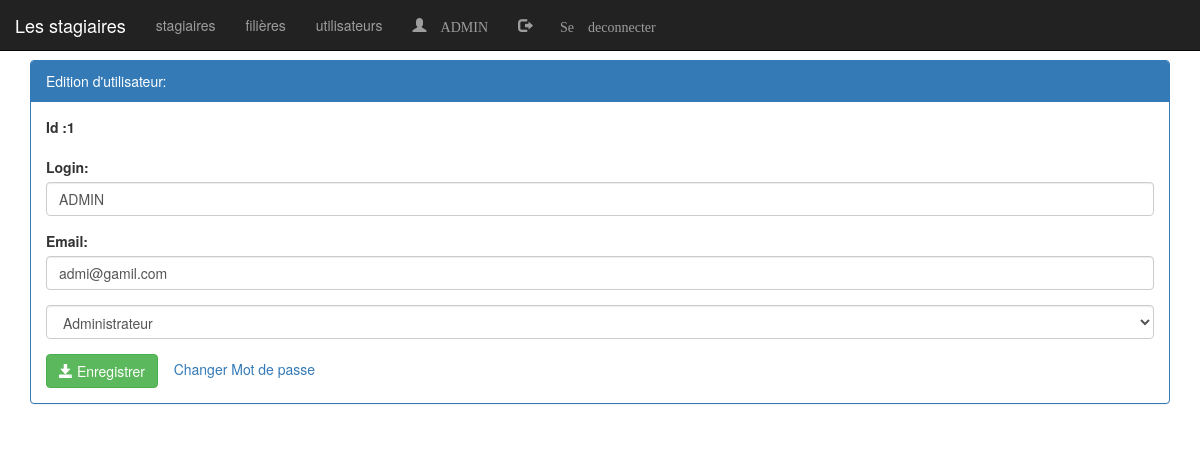
/pages/editerUtilisateur.php?idU=1 (signed in), run on the app's committed database.
### tables this page shows
create table utilisateur(
    idUser int(4) auto_increment primary key,
    login varchar(50),
    email varchar(255),
    role varchar(50),
    etat int(1),
    pwd varchar(255)
);

### pages/editerUtilisateur.php (the view, shortened to what this page needs)
<?php
require_once("connexiondb.php");
try {
    if (isset($_SESSION['user'])) {
        $idU = isset($_GET['idU']) ? $_GET['idU'] : 0;
        $requetUser = "SELECT * FROM utilisateur WHERE idUser=$idU";
        $resulatUser = $pdo->query($requetUser);
        $user = $resulatUser->fetch();
        $login = $user['login'];
        $email = $user['email'];
        $role = strtoupper($user['role']);
    } else {
        header('location:login.php');
    }
} catch (Exception $e) {
    echo $e->getMessage();
}
?>
<!DOCTYPE html>
<html lang="en">
<head>
    <link rel="stylesheet" type="text/css" href="../css/bootstrap.min.css">
    <link rel="stylesheet" type="text/css" href="../css/monstyle.css">
</head>
<body>
    <?php
    include("menu.php");
    ?>
    <div class="container">
        <div class="panel panel-primary   marginTop">
            <div class="panel-heading">
                Edition d'utilisateur:
            </div>
            <div class="panel-body">
                <form action="updateUser.php" method="post" class="form">
                    <div class="form-group">
                        <label for="idU"> Id :<?php echo $idU; ?></label>
                    </div>
                    <div class="form-group">
                        <label for="login"> Login:</label>
                        <input id="login" type="text" name="login" placeholder="Login" value="<?php echo $login ?>" class="form-control">
                    </div>
                    <div class="form-group">
                        <label for="email">Email:</label>
                        <input id="email" type="email" name="email" placeholder="Email" value="<?php echo $email ?>" class="form-control">
                    </div>
                    <div class="form-group">
                        <select name="role" class="form-control">
                            <option value="ADMIN" <?php if ($role === "ADMIN") echo 'selected' ?>>Administrateur</option>
                        </select>
                    </div>
                    <button type="submit" class="btn btn-success">
                        <span class="glyphicon glyphicon-save"></span> Enregistrer</button>
                        <a href="modifierPassword.php?idU=<?php echo $idU ?>">Changer Mot de passe</a>
                </form>
            </div>
        </div>
    </div>
</body>
</html>

### css/monstyle.css (style rules this page uses)
.marginTop { margin-top: 60px; }

### data on the page
utilisateur: login "ADMIN", email "admi@gamil.com", role "Administrateur"

### other printed values
$_SESSION['user']['login'] "ADMIN"
$idU "1"
